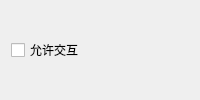
<?xml version="1.0" encoding="UTF-8"?>
<ui version="4.0">
 <class>ButtonComponentEditorForm</class>
 <widget class="QWidget" name="ButtonComponentEditorForm">
  <layout class="QVBoxLayout" name="layout">
   <item><widget class="QCheckBox" name="interactableCheck"><property name="text"><string>允许交互</string></property></widget></item>
  </layout>
 </widget>
 <resources/>
 <connections/>
</ui>
